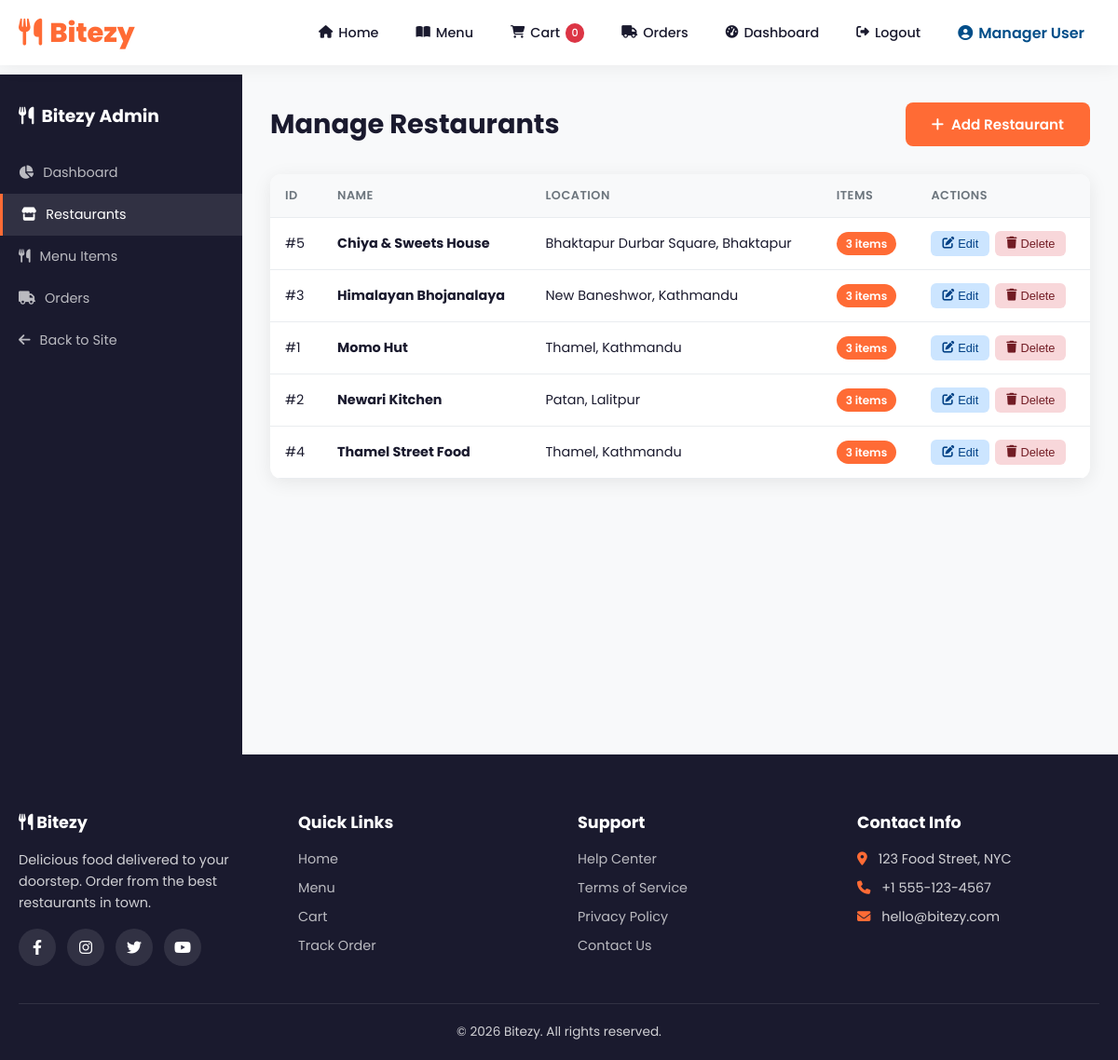
The app's page /admin/restaurants.php (signed in) with its own data.
### tables this page shows
CREATE TABLE restaurants (
  id INT AUTO_INCREMENT PRIMARY KEY,
  name VARCHAR(150) NOT NULL,
  location TEXT,
  image_url VARCHAR(255) DEFAULT '',
  created_at TIMESTAMP DEFAULT CURRENT_TIMESTAMP
);

### includes/db.php (called while the page is built, shortened)
<?php
function getDB() {
  static $conn = null;
  if ($conn === null) {
    try {
      $conn = new mysqli(DB_HOST, DB_USER, DB_PASS, DB_NAME);
      $conn->set_charset('utf8mb4');
    } catch (Exception $e) {
      die('Database connection error. Please check your configuration.');
    }
  }
  return $conn;
}
function dbQuery($sql, $params = []) {
  $conn = getDB();
  if (!empty($params)) {
    $stmt = $conn->prepare($sql);
    $types = '';
    foreach ($params as $param) {
      if (is_int($param)) $types .= 'i';
      elseif (is_double($param)) $types .= 'd';
      elseif (is_string($param)) $types .= 's';
      else $types .= 's';
    }
    $stmt->bind_param($types, ...$params);
    $stmt->execute();
    $result = $stmt->get_result();
    return $result;
  } else {
    return $conn->query($sql);
  }
}

### admin/restaurants.php (the view, shortened to what this page needs)
<?php require_once __DIR__ . '/../includes/db.php';
$restaurants = dbQuery("SELECT * FROM restaurants ORDER BY name");
$restaurantsList = $restaurants ? $restaurants->fetch_all(MYSQLI_ASSOC) : [];
include __DIR__ . '/../includes/header.php';
?>
<div class="admin-container">
  <div class="admin-sidebar">
    <h3><i class="fas fa-utensils"></i> Bitezy Admin</h3>
    <a href="index.php"><i class="fas fa-chart-pie"></i> Dashboard</a>
    <a href="restaurants.php" class="active"><i class="fas fa-store"></i> Restaurants</a>
    <a href="menu-items.php"><i class="fas fa-utensils"></i> Menu Items</a>
    <a href="orders.php"><i class="fas fa-truck"></i> Orders</a>
    <a href="<?php echo SITE_URL; ?>/index.php"><i class="fas fa-arrow-left"></i> Back to Site</a>
  </div>
  <div class="admin-content">
    <div class="admin-header">
      <h2>Manage Restaurants</h2>
      <button class="btn btn-primary" data-modal="restaurantModal" onclick="openRestaurantModal()"><i class="fas fa-plus"></i> Add Restaurant</button>
    </div>
    <div class="table-container">
      <div class="table-wrapper">
        <table>
          <thead>
            <tr>
              <th>ID</th>
              <th>Name</th>
              <th>Location</th>
              <th>Items</th>
              <th>Actions</th>
            </tr>
          </thead>
          <tbody>
            <?php foreach ($restaurantsList as $r):
              $cnt = dbQuery("SELECT COUNT(*) as c FROM menu_items WHERE restaurant_id=?", [$r['id']]);
              $itemCount = $cnt ? $cnt->fetch_assoc()['c'] : 0;
            ?>
            <tr>
              <td>#<?php echo $r['id']; ?></td>
              <td><strong><?php echo htmlspecialchars($r['name']); ?></strong></td>
              <td><?php echo htmlspecialchars($r['location']); ?></td>
              <td><span class="badge badge-primary"><?php echo $itemCount; ?> items</span></td>
              <td>
                <div class="action-btns">
                  <button class="btn-edit" onclick="openRestaurantModal(<?php echo htmlspecialchars(json_encode($r)); ?>)"><i class="fas fa-edit"></i> Edit</button>
                  <button class="btn-delete" onclick="deleteItem('restaurant', <?php echo $r['id']; ?>)"><i class="fas fa-trash"></i> Delete</button>
                </div>
              </td>
            </tr>
            <?php endforeach; ?>
          </tbody>
        </table>
      </div>
    </div>
  </div>
</div>
<?php include __DIR__ . '/../includes/footer.php'; ?>

### assets/css/style.css (style rules this page uses)
:root { --primary: #ff6b35; --primary-dark: #e55a2b; --secondary: #004e89; --accent: #ffb703; --dark: #1a1a2e; --darker: #16213e; --light: #f8f9fa; --gray: #6c757d; --success: #28a745; --danger: #dc3545; --warning: #ffc107; --border: #e9ecef; --shadow: 0 4px 20px rgba(0,0,0,0.08); --shadow-lg: 0 10px 40px rgba(0,0,0,0.12); --radius: 12px; --radius-lg: 20px; --transition: all 0.3s cubic-bezier(0.4, 0, 0.2, 1); }
* { margin: 0; padding: 0; box-sizing: border-box; }
body { font-family: 'Poppins', sans-serif; background: var(--light); color: var(--dark); overflow-x: hidden; min-height: 100vh; display: flex; flex-direction: column; }
.btn { padding: 12px 28px; border: none; border-radius: 8px; font-weight: 600; cursor: pointer; transition: var(--transition); font-family: inherit; font-size: 0.95rem; display: inline-flex; align-items: center; gap: 8px; text-decoration: none; }
.btn-primary { background: var(--primary); color: white; }
.admin-container { display: flex; min-height: calc(100vh - 70px); }
.admin-sidebar { width: 260px; background: var(--dark); padding: 30px 0; flex-shrink: 0; }
.admin-sidebar h3 { color: white; padding: 0 20px; margin-bottom: 24px; display: flex; align-items: center; gap: 8px; }
.admin-sidebar a { display: flex; align-items: center; gap: 10px; padding: 12px 20px; color: rgba(255,255,255,0.7); text-decoration: none; transition: var(--transition); font-size: 0.9rem; }
.admin-sidebar a:hover, .admin-sidebar a.active { background: rgba(255,255,255,0.1); color: white; border-left: 3px solid var(--primary); }
.admin-content { flex: 1; padding: 30px; overflow-x: hidden; }
.admin-header { display: flex; justify-content: space-between; align-items: center; margin-bottom: 30px; }
.admin-header h2 { font-size: 1.8rem; }
.table-container { background: white; border-radius: var(--radius); box-shadow: var(--shadow); overflow: hidden; margin-bottom: 30px; }
.table-wrapper { overflow-x: auto; }
table { width: 100%; border-collapse: collapse; }
th, td { padding: 14px 16px; text-align: left; border-bottom: 1px solid var(--border); font-size: 0.9rem; }
th { background: var(--light); font-weight: 600; color: var(--gray); text-transform: uppercase; font-size: 0.8rem; letter-spacing: 0.5px; }
.badge { padding: 4px 10px; border-radius: 50px; font-size: 0.75rem; font-weight: 600; }
.badge-primary { background: var(--primary); color: white; }
.action-btns { display: flex; gap: 6px; }
.action-btns button, .action-btns a { padding: 6px 12px; border: none; border-radius: 6px; cursor: pointer; font-size: 0.8rem; font-weight: 500; transition: var(--transition); text-decoration: none; display: inline-flex; align-items: center; gap: 4px; }
.btn-edit { background: #cce5ff; color: #004085; }
.btn-delete { background: #f8d7da; color: #721c24; }

### records on screen
restaurants: id "5", name "Chiya & Sweets House", location "Bhaktapur Durbar Square, Bhaktapur", itemCount "3"
restaurants: id "3", name "Himalayan Bhojanalaya", location "New Baneshwor, Kathmandu", itemCount "3"
restaurants: id "1", name "Momo Hut", location "Thamel, Kathmandu", itemCount "3"
restaurants: id "2", name "Newari Kitchen", location "Patan, Lalitpur", itemCount "3"
restaurants: id "4", name "Thamel Street Food", location "Thamel, Kathmandu", itemCount "3"

### other values on screen
$_SESSION['user_name'] "Manager User"
